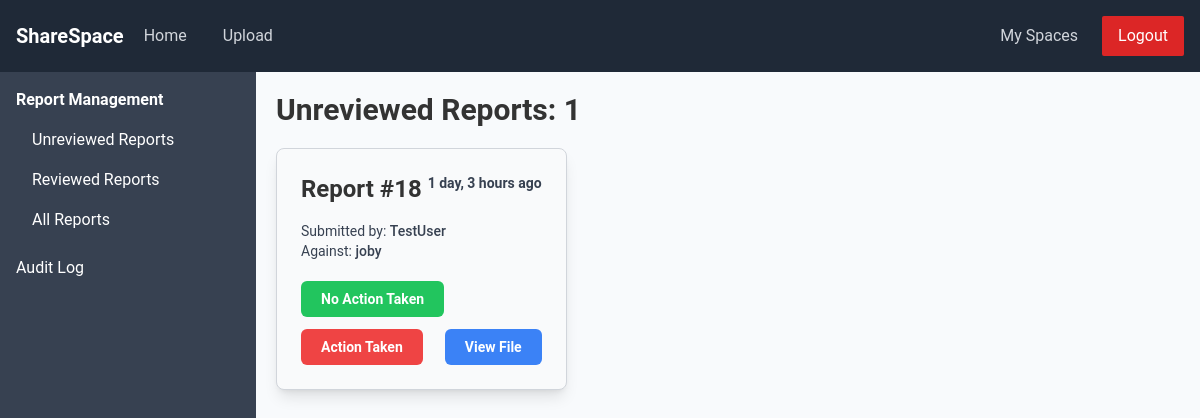
The page /admin-panel/unreviewed-reports/ (signed in) on the database its author committed.
### app/models.py (models this page shows, shortened)
class Report(models.Model):
    class ReportStatus(models.TextChoices):
        UNDER_REVIEW = "UR", "Under Review"
        REVIEWED_NO_ACTION = "RNA", "No Action Taken"
        REVIEWED_ACTION_TAKEN = "RAT", "Action Taken"
    reported_by = models.ForeignKey(
        User, on_delete=models.CASCADE, related_name="reports_sent"
    )
    user_reported = models.ForeignKey(
        User, on_delete=models.CASCADE, related_name="reports_received"
    )
    file_reported = models.ForeignKey(UploadedFile, on_delete=models.CASCADE)
    date_submitted = models.DateTimeField(auto_now_add=True)
    status = models.CharField(
        max_length=3,
        choices=ReportStatus.choices,
        default=ReportStatus.UNDER_REVIEW,
        editable=True,
    )
    reviewed_by = models.ForeignKey(
        User, related_name="reports_reviewed", null=True, on_delete=models.CASCADE
    )
    def time_since_submission(self):
        return timesince(self.date_submitted)

### admin_panel/decorators.py (the view)
        def _wrapped_view(request, *args, **kwargs):
            if in_group(request.user, request):
                return view_func(request, *args, **kwargs)
            else:
                return redirect(redirect_url)

### admin_panel/views.py (called while the page is built)
@group_required("Admin")
def view_unreviewed_reports(request):
    unreviewed_reports = get_under_review_reports()
    return render(
        request, "admin_panel/unreviewed_reports.html", {"reports": unreviewed_reports}
    )

### app/models.py (called while the page is built)
def get_under_review_reports():
    under_review_reports = Report.objects.filter(
        status=Report.ReportStatus.UNDER_REVIEW
    )
    return under_review_reports

### admin_panel/templates/admin_panel/unreviewed_reports.html (shortened to what this page needs)
{% extends "admin_panel/base.html" %}
{% block admin_content %}
<div class="reports-container container mx-auto p-5">
    <h1 class="text-3xl font-semibold pb-5">Unreviewed Reports: {{ reports|length }}</h1>
    <div class="reports grid grid-cols-1 md:grid-cols-2 lg:grid-cols-3 gap-4">
        {% for report in reports %}
        <div class="report-card bg-gray-50 p-6 border border-gray-300 rounded-lg shadow-lg hover:shadow-xl transition-shadow duration-300">
            <div class="flex flex-row justify-between">
                <h2 class="text-2xl font-bold mb-4">Report #{{ report.id }}</h2>
                <p class="text-sm text-gray-700 text-right font-semibold">{{ report.time_since_submission}} ago</p>
            </div>
            <p class="text-sm text-gray-700">Submitted by: <span class="font-medium">{{ report.reported_by.username }}</span></p>
            <p class="text-sm text-gray-700">Against: <span class="font-medium">{{ report.user_reported.username }}</span></p>
            <div class="flex flex-wrap gap-3 justify-between mt-5">
                <form action="{% url 'report_no_action' request.user.id report.id %}" method="post">
                    <button type="submit" class="px-5 py-2 text-sm font-semibold text-white bg-green-500 rounded-md hover:bg-green-600 focus:outline-none focus:ring-2 focus:ring-green-300 focus:ring-offset-2 transition duration-300 ease-in-out">No Action Taken</button>
                </form>
                <form action="{% url 'report_action_taken' request.user.id report.id %}" method="post">
                    <button type="submit" class="px-5 py-2 text-sm font-semibold text-white bg-red-500 rounded-md hover:bg-red-600 focus:outline-none focus:ring-2 focus:ring-red-300 focus:ring-offset-2 transition duration-300 ease-in-out">Action Taken</button>
                </form>
                <a href="{% url 'download' report.file_reported.id %}" class="px-5 py-2 text-sm font-semibold text-white bg-blue-500 rounded-md hover:bg-blue-600 focus:outline-none focus:ring-2 focus:ring-blue-300 focus:ring-offset-2 transition duration-300 ease-in-out" target="_blank">View File</a>
            </div>
        </div>
        {% endfor %}
    </div>
</div>
{% endblock admin_content %}

### app/static/css/styles.css (style rules this page uses)
:root { --gray-100: #f8f9fa; }
*, *::before, *::after { box-sizing: content-box; }
html, body { padding: 0; margin: 0; }
body { font-family: "Roboto", sans-serif; color: #333; }
.container { position: relative; }

### rows shown on the page
Report: id "18", time_since_submission "1 day, 3 hours", reported_by.username "TestUser", user_reported.username "joby"

### other values the page prints
{{ reports|length }} "1"
